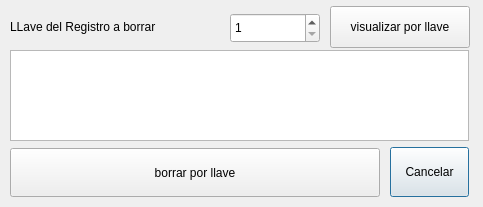
<?xml version="1.0" encoding="UTF-8"?>
<ui version="4.0">
 <class>eliminarRegistro</class>
 <widget class="QDialog" name="eliminarRegistro">
  <property name="geometry">
   <rect>
    <x>0</x>
    <y>0</y>
    <width>483</width>
    <height>207</height>
   </rect>
  </property>
  <property name="windowTitle">
   <string>Eliminar Registro</string>
  </property>
  <widget class="QSpinBox" name="sp_elimRecord">
   <property name="geometry">
    <rect>
     <x>230</x>
     <y>13</y>
     <width>90</width>
     <height>30</height>
    </rect>
   </property>
   <property name="minimum">
    <number>1</number>
   </property>
   <property name="maximum">
    <number>10000</number>
   </property>
   <property name="value">
    <number>1</number>
   </property>
  </widget>
  <widget class="QLabel" name="label">
   <property name="geometry">
    <rect>
     <x>10</x>
     <y>7</y>
     <width>210</width>
     <height>40</height>
    </rect>
   </property>
   <property name="text">
    <string>LLave del Registro a borrar</string>
   </property>
  </widget>
  <widget class="QTableWidget" name="tw_registroElim">
   <property name="geometry">
    <rect>
     <x>10</x>
     <y>50</y>
     <width>459</width>
     <height>91</height>
    </rect>
   </property>
  </widget>
  <widget class="QPushButton" name="btn_cancelar">
   <property name="geometry">
    <rect>
     <x>390</x>
     <y>147</y>
     <width>79</width>
     <height>50</height>
    </rect>
   </property>
   <property name="text">
    <string>Cancelar</string>
   </property>
  </widget>
  <widget class="QPushButton" name="btn_borrarRecordLLAVE">
   <property name="geometry">
    <rect>
     <x>330</x>
     <y>6</y>
     <width>140</width>
     <height>42</height>
    </rect>
   </property>
   <property name="text">
    <string>visualizar por llave</string>
   </property>
  </widget>
  <widget class="QPushButton" name="btn_borrarRecordFINAL">
   <property name="geometry">
    <rect>
     <x>10</x>
     <y>148</y>
     <width>370</width>
     <height>49</height>
    </rect>
   </property>
   <property name="text">
    <string>borrar por llave</string>
   </property>
  </widget>
 </widget>
 <resources/>
 <connections/>
</ui>
